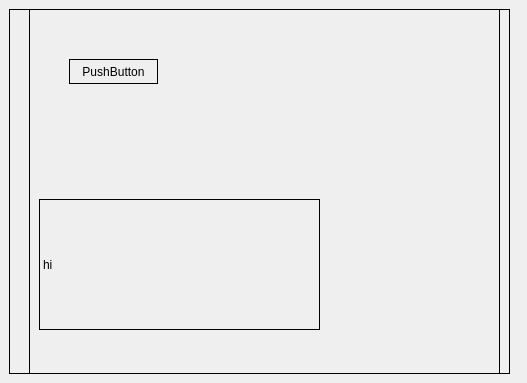
<?xml version="1.0" encoding="UTF-8"?>
<ui version="4.0">
 <class>MainWindow</class>
 <widget class="QMainWindow" name="MainWindow">
  <property name="geometry">
   <rect>
    <x>0</x>
    <y>0</y>
    <width>527</width>
    <height>383</height>
   </rect>
  </property>
  <property name="windowTitle">
   <string>MainWindow</string>
  </property>
  <widget class="QWidget" name="centralwidget">
   <widget class="QWidget" name="widget" native="true">
    <property name="geometry">
     <rect>
      <x>9</x>
      <y>9</y>
      <width>501</width>
      <height>365</height>
     </rect>
    </property>
    <property name="styleSheet">
     <string notr="true">*{
border:1px solid}</string>
    </property>
    <widget class="QPushButton" name="pushButton">
     <property name="geometry">
      <rect>
       <x>60</x>
       <y>50</y>
       <width>89</width>
       <height>25</height>
      </rect>
     </property>
     <property name="text">
      <string>PushButton</string>
     </property>
    </widget>
    <widget class="QLabel" name="label">
     <property name="geometry">
      <rect>
       <x>30</x>
       <y>190</y>
       <width>281</width>
       <height>131</height>
      </rect>
     </property>
     <property name="text">
      <string>hi</string>
     </property>
    </widget>
    <widget class="QFrame" name="frame">
     <property name="geometry">
      <rect>
       <x>20</x>
       <y>0</y>
       <width>471</width>
       <height>365</height>
      </rect>
     </property>
     <property name="maximumSize">
      <size>
       <width>16777215</width>
       <height>16777215</height>
      </size>
     </property>
     <property name="styleSheet">
      <string notr="true">*{
	border:1px solid}</string>
     </property>
     <property name="frameShape">
      <enum>QFrame::StyledPanel</enum>
     </property>
     <property name="frameShadow">
      <enum>QFrame::Raised</enum>
     </property>
    </widget>
   </widget>
  </widget>
 </widget>
 <resources/>
 <connections/>
</ui>
